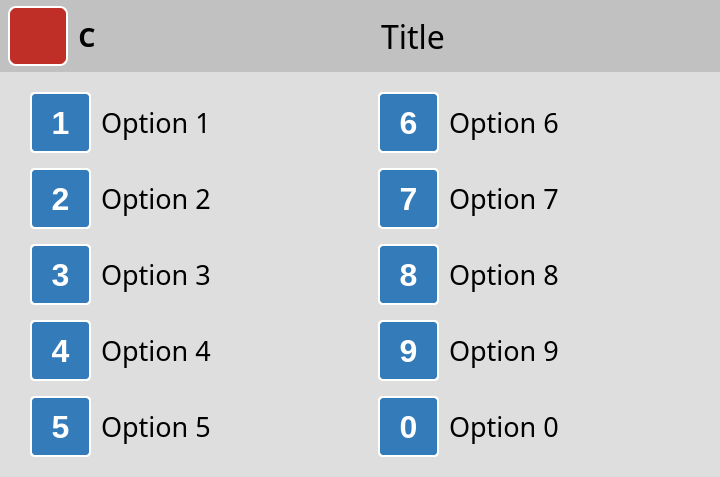
<?xml version="1.0" encoding="UTF-8"?>
<ui version="4.0">
 <class>Form</class>
 <widget class="QWidget" name="Form">
  <property name="geometry">
   <rect>
    <x>0</x>
    <y>0</y>
    <width>720</width>
    <height>477</height>
   </rect>
  </property>
  <property name="maximumSize">
   <size>
    <width>16777215</width>
    <height>16777215</height>
   </size>
  </property>
  <property name="windowTitle">
   <string>Form</string>
  </property>
  <property name="styleSheet">
   <string notr="true">background-color:#DEDEDE;</string>
  </property>
  <layout class="QVBoxLayout" name="verticalLayout" stretch="0,0">
   <property name="spacing">
    <number>0</number>
   </property>
   <property name="leftMargin">
    <number>0</number>
   </property>
   <property name="topMargin">
    <number>0</number>
   </property>
   <property name="rightMargin">
    <number>0</number>
   </property>
   <property name="bottomMargin">
    <number>0</number>
   </property>
   <item>
    <widget class="QFrame" name="frame_25">
     <property name="minimumSize">
      <size>
       <width>0</width>
       <height>72</height>
      </size>
     </property>
     <property name="maximumSize">
      <size>
       <width>16777215</width>
       <height>72</height>
      </size>
     </property>
     <property name="styleSheet">
      <string notr="true">background-color: #C1C1c1</string>
     </property>
     <property name="frameShape">
      <enum>QFrame::NoFrame</enum>
     </property>
     <property name="frameShadow">
      <enum>QFrame::Plain</enum>
     </property>
     <property name="lineWidth">
      <number>0</number>
     </property>
     <layout class="QHBoxLayout" name="horizontalLayout_15">
      <property name="spacing">
       <number>8</number>
      </property>
      <property name="leftMargin">
       <number>8</number>
      </property>
      <property name="topMargin">
       <number>0</number>
      </property>
      <property name="rightMargin">
       <number>8</number>
      </property>
      <property name="bottomMargin">
       <number>0</number>
      </property>
      <item>
       <widget class="QFrame" name="frame_btn_c_out">
        <property name="minimumSize">
         <size>
          <width>98</width>
          <height>0</height>
         </size>
        </property>
        <property name="maximumSize">
         <size>
          <width>98</width>
          <height>16777215</height>
         </size>
        </property>
        <property name="styleSheet">
         <string notr="true"/>
        </property>
        <property name="frameShape">
         <enum>QFrame::NoFrame</enum>
        </property>
        <property name="frameShadow">
         <enum>QFrame::Raised</enum>
        </property>
        <layout class="QHBoxLayout" name="horizontalLayout_16">
         <property name="spacing">
          <number>10</number>
         </property>
         <property name="leftMargin">
          <number>0</number>
         </property>
         <property name="topMargin">
          <number>0</number>
         </property>
         <property name="rightMargin">
          <number>0</number>
         </property>
         <property name="bottomMargin">
          <number>0</number>
         </property>
         <item>
          <widget class="QFrame" name="frame_btn_c">
           <property name="minimumSize">
            <size>
             <width>60</width>
             <height>60</height>
            </size>
           </property>
           <property name="maximumSize">
            <size>
             <width>60</width>
             <height>60</height>
            </size>
           </property>
           <property name="styleSheet">
            <string notr="true">background-color: #BF2E27;
color: white;
border: 2px solid white;
border-radius: 8px;</string>
           </property>
           <property name="frameShape">
            <enum>QFrame::StyledPanel</enum>
           </property>
           <property name="frameShadow">
            <enum>QFrame::Raised</enum>
           </property>
           <layout class="QGridLayout" name="gridLayout_14">
            <item row="1" column="1">
             <widget class="QLabel" name="icon_btn_c">
              <property name="font">
               <font>
                <pointsize>24</pointsize>
               </font>
              </property>
              <property name="styleSheet">
               <string notr="true">border: None;</string>
              </property>
              <property name="text">
               <string/>
              </property>
              <property name="pixmap">
               <pixmap>../img/32/white/close-fill.svg</pixmap>
              </property>
              <property name="alignment">
               <set>Qt::AlignCenter</set>
              </property>
             </widget>
            </item>
           </layout>
          </widget>
         </item>
         <item>
          <widget class="QLabel" name="label_btn_c">
           <property name="minimumSize">
            <size>
             <width>18</width>
             <height>0</height>
            </size>
           </property>
           <property name="maximumSize">
            <size>
             <width>18</width>
             <height>16777215</height>
            </size>
           </property>
           <property name="font">
            <font>
             <family>Ubuntu Condensed</family>
             <pointsize>20</pointsize>
             <weight>75</weight>
             <bold>true</bold>
            </font>
           </property>
           <property name="styleSheet">
            <string notr="true">border: None;</string>
           </property>
           <property name="text">
            <string>C</string>
           </property>
           <property name="alignment">
            <set>Qt::AlignCenter</set>
           </property>
          </widget>
         </item>
         <item>
          <spacer name="horizontalSpacer">
           <property name="orientation">
            <enum>Qt::Horizontal</enum>
           </property>
           <property name="sizeHint" stdset="0">
            <size>
             <width>40</width>
             <height>20</height>
            </size>
           </property>
          </spacer>
         </item>
        </layout>
       </widget>
      </item>
      <item>
       <widget class="QFrame" name="spacer_c">
        <property name="minimumSize">
         <size>
          <width>98</width>
          <height>0</height>
         </size>
        </property>
        <property name="maximumSize">
         <size>
          <width>84</width>
          <height>22</height>
         </size>
        </property>
        <property name="frameShape">
         <enum>QFrame::NoFrame</enum>
        </property>
        <property name="frameShadow">
         <enum>QFrame::Raised</enum>
        </property>
       </widget>
      </item>
      <item>
       <spacer name="horizontalSpacer_23">
        <property name="orientation">
         <enum>Qt::Horizontal</enum>
        </property>
        <property name="sizeHint" stdset="0">
         <size>
          <width>40</width>
          <height>20</height>
         </size>
        </property>
       </spacer>
      </item>
      <item>
       <widget class="QLabel" name="label_title">
        <property name="font">
         <font>
          <family>Ubuntu Condensed</family>
          <pointsize>24</pointsize>
          <weight>50</weight>
          <italic>false</italic>
          <bold>false</bold>
         </font>
        </property>
        <property name="text">
         <string>Title</string>
        </property>
        <property name="indent">
         <number>0</number>
        </property>
       </widget>
      </item>
      <item>
       <spacer name="horizontalSpacer_24">
        <property name="orientation">
         <enum>Qt::Horizontal</enum>
        </property>
        <property name="sizeHint" stdset="0">
         <size>
          <width>40</width>
          <height>20</height>
         </size>
        </property>
       </spacer>
      </item>
      <item>
       <widget class="QFrame" name="spacer_d">
        <property name="minimumSize">
         <size>
          <width>98</width>
          <height>0</height>
         </size>
        </property>
        <property name="maximumSize">
         <size>
          <width>84</width>
          <height>22</height>
         </size>
        </property>
        <property name="frameShape">
         <enum>QFrame::NoFrame</enum>
        </property>
        <property name="frameShadow">
         <enum>QFrame::Raised</enum>
        </property>
       </widget>
      </item>
     </layout>
    </widget>
   </item>
   <item>
    <widget class="QFrame" name="frame">
     <property name="frameShape">
      <enum>QFrame::NoFrame</enum>
     </property>
     <property name="frameShadow">
      <enum>QFrame::Raised</enum>
     </property>
     <layout class="QGridLayout" name="gridLayout">
      <property name="leftMargin">
       <number>20</number>
      </property>
      <property name="topMargin">
       <number>20</number>
      </property>
      <property name="rightMargin">
       <number>20</number>
      </property>
      <property name="bottomMargin">
       <number>20</number>
      </property>
      <property name="spacing">
       <number>15</number>
      </property>
      <item row="3" column="0">
       <widget class="QFrame" name="frame_btn_4_out">
        <property name="frameShape">
         <enum>QFrame::NoFrame</enum>
        </property>
        <property name="frameShadow">
         <enum>QFrame::Raised</enum>
        </property>
        <layout class="QHBoxLayout" name="horizontalLayout_4">
         <property name="spacing">
          <number>0</number>
         </property>
         <property name="leftMargin">
          <number>10</number>
         </property>
         <property name="topMargin">
          <number>0</number>
         </property>
         <property name="rightMargin">
          <number>0</number>
         </property>
         <property name="bottomMargin">
          <number>0</number>
         </property>
         <item>
          <widget class="QFrame" name="frame_btn_4">
           <property name="minimumSize">
            <size>
             <width>61</width>
             <height>61</height>
            </size>
           </property>
           <property name="maximumSize">
            <size>
             <width>61</width>
             <height>61</height>
            </size>
           </property>
           <property name="styleSheet">
            <string notr="true">background-color:#347bba;
border-radius: 5px;
border: 2px solid white;</string>
           </property>
           <property name="frameShape">
            <enum>QFrame::StyledPanel</enum>
           </property>
           <property name="frameShadow">
            <enum>QFrame::Raised</enum>
           </property>
           <widget class="QLabel" name="label_btn_4">
            <property name="geometry">
             <rect>
              <x>0</x>
              <y>0</y>
              <width>61</width>
              <height>61</height>
             </rect>
            </property>
            <property name="font">
             <font>
              <family>Ubuntu</family>
              <pointsize>24</pointsize>
              <weight>75</weight>
              <bold>true</bold>
             </font>
            </property>
            <property name="styleSheet">
             <string notr="true">color:white</string>
            </property>
            <property name="text">
             <string>4</string>
            </property>
            <property name="alignment">
             <set>Qt::AlignCenter</set>
            </property>
           </widget>
          </widget>
         </item>
         <item>
          <widget class="QLabel" name="label_4">
           <property name="font">
            <font>
             <family>Ubuntu Condensed</family>
             <pointsize>20</pointsize>
            </font>
           </property>
           <property name="text">
            <string>Option 4</string>
           </property>
           <property name="alignment">
            <set>Qt::AlignLeading|Qt::AlignLeft|Qt::AlignVCenter</set>
           </property>
           <property name="margin">
            <number>0</number>
           </property>
           <property name="indent">
            <number>10</number>
           </property>
          </widget>
         </item>
        </layout>
       </widget>
      </item>
      <item row="4" column="0">
       <widget class="QFrame" name="frame_btn_5_out">
        <property name="frameShape">
         <enum>QFrame::NoFrame</enum>
        </property>
        <property name="frameShadow">
         <enum>QFrame::Raised</enum>
        </property>
        <layout class="QHBoxLayout" name="horizontalLayout_5">
         <property name="spacing">
          <number>0</number>
         </property>
         <property name="leftMargin">
          <number>10</number>
         </property>
         <property name="topMargin">
          <number>0</number>
         </property>
         <property name="rightMargin">
          <number>0</number>
         </property>
         <property name="bottomMargin">
          <number>0</number>
         </property>
         <item>
          <widget class="QFrame" name="frame_btn_5">
           <property name="minimumSize">
            <size>
             <width>61</width>
             <height>61</height>
            </size>
           </property>
           <property name="maximumSize">
            <size>
             <width>61</width>
             <height>61</height>
            </size>
           </property>
           <property name="styleSheet">
            <string notr="true">background-color:#347bba;
border-radius: 5px;
border: 2px solid white;</string>
           </property>
           <property name="frameShape">
            <enum>QFrame::StyledPanel</enum>
           </property>
           <property name="frameShadow">
            <enum>QFrame::Raised</enum>
           </property>
           <widget class="QLabel" name="label_btn_5">
            <property name="geometry">
             <rect>
              <x>0</x>
              <y>0</y>
              <width>61</width>
              <height>61</height>
             </rect>
            </property>
            <property name="font">
             <font>
              <family>Ubuntu</family>
              <pointsize>24</pointsize>
              <weight>75</weight>
              <bold>true</bold>
             </font>
            </property>
            <property name="styleSheet">
             <string notr="true">color:white</string>
            </property>
            <property name="text">
             <string>5</string>
            </property>
            <property name="alignment">
             <set>Qt::AlignCenter</set>
            </property>
           </widget>
          </widget>
         </item>
         <item>
          <widget class="QLabel" name="label_5">
           <property name="font">
            <font>
             <family>Ubuntu Condensed</family>
             <pointsize>20</pointsize>
            </font>
           </property>
           <property name="text">
            <string>Option 5</string>
           </property>
           <property name="alignment">
            <set>Qt::AlignLeading|Qt::AlignLeft|Qt::AlignVCenter</set>
           </property>
           <property name="margin">
            <number>0</number>
           </property>
           <property name="indent">
            <number>10</number>
           </property>
          </widget>
         </item>
        </layout>
       </widget>
      </item>
      <item row="0" column="0">
       <widget class="QFrame" name="frame_btn_1_out">
        <property name="frameShape">
         <enum>QFrame::NoFrame</enum>
        </property>
        <property name="frameShadow">
         <enum>QFrame::Raised</enum>
        </property>
        <layout class="QHBoxLayout" name="horizontalLayout">
         <property name="spacing">
          <number>0</number>
         </property>
         <property name="leftMargin">
          <number>10</number>
         </property>
         <property name="topMargin">
          <number>0</number>
         </property>
         <property name="rightMargin">
          <number>0</number>
         </property>
         <property name="bottomMargin">
          <number>0</number>
         </property>
         <item>
          <widget class="QFrame" name="frame_btn_1">
           <property name="minimumSize">
            <size>
             <width>61</width>
             <height>61</height>
            </size>
           </property>
           <property name="maximumSize">
            <size>
             <width>61</width>
             <height>61</height>
            </size>
           </property>
           <property name="styleSheet">
            <string notr="true">background-color:#347bba;
border-radius: 5px;
border: 2px solid white;</string>
           </property>
           <property name="frameShape">
            <enum>QFrame::StyledPanel</enum>
           </property>
           <property name="frameShadow">
            <enum>QFrame::Raised</enum>
           </property>
           <widget class="QLabel" name="label_btn_1">
            <property name="geometry">
             <rect>
              <x>0</x>
              <y>0</y>
              <width>61</width>
              <height>61</height>
             </rect>
            </property>
            <property name="font">
             <font>
              <family>Ubuntu</family>
              <pointsize>24</pointsize>
              <weight>75</weight>
              <bold>true</bold>
             </font>
            </property>
            <property name="styleSheet">
             <string notr="true">color:white</string>
            </property>
            <property name="text">
             <string>1</string>
            </property>
            <property name="alignment">
             <set>Qt::AlignCenter</set>
            </property>
           </widget>
          </widget>
         </item>
         <item>
          <widget class="QLabel" name="label_1">
           <property name="font">
            <font>
             <family>Ubuntu Condensed</family>
             <pointsize>20</pointsize>
            </font>
           </property>
           <property name="text">
            <string>Option 1</string>
           </property>
           <property name="alignment">
            <set>Qt::AlignLeading|Qt::AlignLeft|Qt::AlignVCenter</set>
           </property>
           <property name="margin">
            <number>0</number>
           </property>
           <property name="indent">
            <number>10</number>
           </property>
          </widget>
         </item>
        </layout>
       </widget>
      </item>
      <item row="1" column="0">
       <widget class="QFrame" name="frame_btn_2_out">
        <property name="frameShape">
         <enum>QFrame::NoFrame</enum>
        </property>
        <property name="frameShadow">
         <enum>QFrame::Raised</enum>
        </property>
        <layout class="QHBoxLayout" name="horizontalLayout_2">
         <property name="spacing">
          <number>0</number>
         </property>
         <property name="leftMargin">
          <number>10</number>
         </property>
         <property name="topMargin">
          <number>0</number>
         </property>
         <property name="rightMargin">
          <number>0</number>
         </property>
         <property name="bottomMargin">
          <number>0</number>
         </property>
         <item>
          <widget class="QFrame" name="frame_btn_2">
           <property name="minimumSize">
            <size>
             <width>61</width>
             <height>61</height>
            </size>
           </property>
           <property name="maximumSize">
            <size>
             <width>61</width>
             <height>61</height>
            </size>
           </property>
           <property name="styleSheet">
            <string notr="true">background-color:#347bba;
border-radius: 5px;
border: 2px solid white;</string>
           </property>
           <property name="frameShape">
            <enum>QFrame::StyledPanel</enum>
           </property>
           <property name="frameShadow">
            <enum>QFrame::Raised</enum>
           </property>
           <widget class="QLabel" name="label_btn_2">
            <property name="geometry">
             <rect>
              <x>0</x>
              <y>0</y>
              <width>61</width>
              <height>61</height>
             </rect>
            </property>
            <property name="font">
             <font>
              <family>Ubuntu</family>
              <pointsize>24</pointsize>
              <weight>75</weight>
              <bold>true</bold>
             </font>
            </property>
            <property name="styleSheet">
             <string notr="true">color:white</string>
            </property>
            <property name="text">
             <string>2</string>
            </property>
            <property name="alignment">
             <set>Qt::AlignCenter</set>
            </property>
           </widget>
          </widget>
         </item>
         <item>
          <widget class="QLabel" name="label_2">
           <property name="font">
            <font>
             <family>Ubuntu Condensed</family>
             <pointsize>20</pointsize>
            </font>
           </property>
           <property name="text">
            <string>Option 2</string>
           </property>
           <property name="alignment">
            <set>Qt::AlignLeading|Qt::AlignLeft|Qt::AlignVCenter</set>
           </property>
           <property name="margin">
            <number>0</number>
           </property>
           <property name="indent">
            <number>10</number>
           </property>
          </widget>
         </item>
        </layout>
       </widget>
      </item>
      <item row="2" column="0">
       <widget class="QFrame" name="frame_btn_3_out">
        <property name="frameShape">
         <enum>QFrame::NoFrame</enum>
        </property>
        <property name="frameShadow">
         <enum>QFrame::Raised</enum>
        </property>
        <layout class="QHBoxLayout" name="horizontalLayout_3">
         <property name="spacing">
          <number>0</number>
         </property>
         <property name="leftMargin">
          <number>10</number>
         </property>
         <property name="topMargin">
          <number>0</number>
         </property>
         <property name="rightMargin">
          <number>0</number>
         </property>
         <property name="bottomMargin">
          <number>0</number>
         </property>
         <item>
          <widget class="QFrame" name="frame_btn_3">
           <property name="minimumSize">
            <size>
             <width>61</width>
             <height>61</height>
            </size>
           </property>
           <property name="maximumSize">
            <size>
             <width>61</width>
             <height>61</height>
            </size>
           </property>
           <property name="styleSheet">
            <string notr="true">background-color:#347bba;
border-radius: 5px;
border: 2px solid white;</string>
           </property>
           <property name="frameShape">
            <enum>QFrame::StyledPanel</enum>
           </property>
           <property name="frameShadow">
            <enum>QFrame::Raised</enum>
           </property>
           <widget class="QLabel" name="label_btn_3">
            <property name="geometry">
             <rect>
              <x>0</x>
              <y>0</y>
              <width>61</width>
              <height>61</height>
             </rect>
            </property>
            <property name="font">
             <font>
              <family>Ubuntu</family>
              <pointsize>24</pointsize>
              <weight>75</weight>
              <bold>true</bold>
             </font>
            </property>
            <property name="styleSheet">
             <string notr="true">color:white</string>
            </property>
            <property name="text">
             <string>3</string>
            </property>
            <property name="alignment">
             <set>Qt::AlignCenter</set>
            </property>
           </widget>
          </widget>
         </item>
         <item>
          <widget class="QLabel" name="label_3">
           <property name="font">
            <font>
             <family>Ubuntu Condensed</family>
             <pointsize>20</pointsize>
            </font>
           </property>
           <property name="text">
            <string>Option 3</string>
           </property>
           <property name="alignment">
            <set>Qt::AlignLeading|Qt::AlignLeft|Qt::AlignVCenter</set>
           </property>
           <property name="margin">
            <number>0</number>
           </property>
           <property name="indent">
            <number>10</number>
           </property>
          </widget>
         </item>
        </layout>
       </widget>
      </item>
      <item row="0" column="1">
       <widget class="QFrame" name="frame_btn_6_out">
        <property name="frameShape">
         <enum>QFrame::NoFrame</enum>
        </property>
        <property name="frameShadow">
         <enum>QFrame::Raised</enum>
        </property>
        <layout class="QHBoxLayout" name="horizontalLayout_6">
         <property name="spacing">
          <number>0</number>
         </property>
         <property name="leftMargin">
          <number>10</number>
         </property>
         <property name="topMargin">
          <number>0</number>
         </property>
         <property name="rightMargin">
          <number>0</number>
         </property>
         <property name="bottomMargin">
          <number>0</number>
         </property>
         <item>
          <widget class="QFrame" name="frame_btn_6">
           <property name="minimumSize">
            <size>
             <width>61</width>
             <height>61</height>
            </size>
           </property>
           <property name="maximumSize">
            <size>
             <width>61</width>
             <height>61</height>
            </size>
           </property>
           <property name="styleSheet">
            <string notr="true">background-color:#347bba;
border-radius: 5px;
border: 2px solid white;</string>
           </property>
           <property name="frameShape">
            <enum>QFrame::StyledPanel</enum>
           </property>
           <property name="frameShadow">
            <enum>QFrame::Raised</enum>
           </property>
           <widget class="QLabel" name="label_btn_6">
            <property name="geometry">
             <rect>
              <x>0</x>
              <y>0</y>
              <width>61</width>
              <height>61</height>
             </rect>
            </property>
            <property name="font">
             <font>
              <family>Ubuntu</family>
              <pointsize>24</pointsize>
              <weight>75</weight>
              <bold>true</bold>
             </font>
            </property>
            <property name="styleSheet">
             <string notr="true">color:white</string>
            </property>
            <property name="text">
             <string>6</string>
            </property>
            <property name="alignment">
             <set>Qt::AlignCenter</set>
            </property>
           </widget>
          </widget>
         </item>
         <item>
          <widget class="QLabel" name="label_6">
           <property name="font">
            <font>
             <family>Ubuntu Condensed</family>
             <pointsize>20</pointsize>
            </font>
           </property>
           <property name="text">
            <string>Option 6</string>
           </property>
           <property name="alignment">
            <set>Qt::AlignLeading|Qt::AlignLeft|Qt::AlignVCenter</set>
           </property>
           <property name="margin">
            <number>0</number>
           </property>
           <property name="indent">
            <number>10</number>
           </property>
          </widget>
         </item>
        </layout>
       </widget>
      </item>
      <item row="1" column="1">
       <widget class="QFrame" name="frame_btn_7_out">
        <property name="frameShape">
         <enum>QFrame::NoFrame</enum>
        </property>
        <property name="frameShadow">
         <enum>QFrame::Raised</enum>
        </property>
        <layout class="QHBoxLayout" name="horizontalLayout_7">
         <property name="spacing">
          <number>0</number>
         </property>
         <property name="leftMargin">
          <number>10</number>
         </property>
         <property name="topMargin">
          <number>0</number>
         </property>
         <property name="rightMargin">
          <number>0</number>
         </property>
         <property name="bottomMargin">
          <number>0</number>
         </property>
         <item>
          <widget class="QFrame" name="frame_btn_7">
           <property name="minimumSize">
            <size>
             <width>61</width>
             <height>61</height>
            </size>
           </property>
           <property name="maximumSize">
            <size>
             <width>61</width>
             <height>61</height>
            </size>
           </property>
           <property name="styleSheet">
            <string notr="true">background-color:#347bba;
border-radius: 5px;
border: 2px solid white;</string>
           </property>
           <property name="frameShape">
            <enum>QFrame::StyledPanel</enum>
           </property>
           <property name="frameShadow">
            <enum>QFrame::Raised</enum>
           </property>
           <widget class="QLabel" name="label_btn_7">
            <property name="geometry">
             <rect>
              <x>0</x>
              <y>0</y>
              <width>61</width>
              <height>61</height>
             </rect>
            </property>
            <property name="font">
             <font>
              <family>Ubuntu</family>
              <pointsize>24</pointsize>
              <weight>75</weight>
              <bold>true</bold>
             </font>
            </property>
            <property name="styleSheet">
             <string notr="true">color:white</string>
            </property>
            <property name="text">
             <string>7</string>
            </property>
            <property name="alignment">
             <set>Qt::AlignCenter</set>
            </property>
           </widget>
          </widget>
         </item>
         <item>
          <widget class="QLabel" name="label_7">
           <property name="font">
            <font>
             <family>Ubuntu Condensed</family>
             <pointsize>20</pointsize>
            </font>
           </property>
           <property name="text">
            <string>Option 7</string>
           </property>
           <property name="alignment">
            <set>Qt::AlignLeading|Qt::AlignLeft|Qt::AlignVCenter</set>
           </property>
           <property name="margin">
            <number>0</number>
           </property>
           <property name="indent">
            <number>10</number>
           </property>
          </widget>
         </item>
        </layout>
       </widget>
      </item>
      <item row="2" column="1">
       <widget class="QFrame" name="frame_btn_8_out">
        <property name="frameShape">
         <enum>QFrame::NoFrame</enum>
        </property>
        <property name="frameShadow">
         <enum>QFrame::Raised</enum>
        </property>
        <layout class="QHBoxLayout" name="horizontalLayout_8">
         <property name="spacing">
          <number>0</number>
         </property>
         <property name="leftMargin">
          <number>10</number>
         </property>
         <property name="topMargin">
          <number>0</number>
         </property>
         <property name="rightMargin">
          <number>0</number>
         </property>
         <property name="bottomMargin">
          <number>0</number>
         </property>
         <item>
          <widget class="QFrame" name="frame_btn_8">
           <property name="minimumSize">
            <size>
             <width>61</width>
             <height>61</height>
            </size>
           </property>
           <property name="maximumSize">
            <size>
             <width>61</width>
             <height>61</height>
            </size>
           </property>
           <property name="styleSheet">
            <string notr="true">background-color:#347bba;
border-radius: 5px;
border: 2px solid white;</string>
           </property>
           <property name="frameShape">
            <enum>QFrame::StyledPanel</enum>
           </property>
           <property name="frameShadow">
            <enum>QFrame::Raised</enum>
           </property>
           <widget class="QLabel" name="label_btn_8">
            <property name="geometry">
             <rect>
              <x>0</x>
              <y>0</y>
              <width>61</width>
              <height>61</height>
             </rect>
            </property>
            <property name="font">
             <font>
              <family>Ubuntu</family>
              <pointsize>24</pointsize>
              <weight>75</weight>
              <bold>true</bold>
             </font>
            </property>
            <property name="styleSheet">
             <string notr="true">color:white</string>
            </property>
            <property name="text">
             <string>8</string>
            </property>
            <property name="alignment">
             <set>Qt::AlignCenter</set>
            </property>
           </widget>
          </widget>
         </item>
         <item>
          <widget class="QLabel" name="label_8">
           <property name="font">
            <font>
             <family>Ubuntu Condensed</family>
             <pointsize>20</pointsize>
            </font>
           </property>
           <property name="text">
            <string>Option 8</string>
           </property>
           <property name="alignment">
            <set>Qt::AlignLeading|Qt::AlignLeft|Qt::AlignVCenter</set>
           </property>
           <property name="margin">
            <number>0</number>
           </property>
           <property name="indent">
            <number>10</number>
           </property>
          </widget>
         </item>
        </layout>
       </widget>
      </item>
      <item row="3" column="1">
       <widget class="QFrame" name="frame_btn_9_out">
        <property name="frameShape">
         <enum>QFrame::NoFrame</enum>
        </property>
        <property name="frameShadow">
         <enum>QFrame::Raised</enum>
        </property>
        <layout class="QHBoxLayout" name="horizontalLayout_9">
         <property name="spacing">
          <number>0</number>
         </property>
         <property name="leftMargin">
          <number>10</number>
         </property>
         <property name="topMargin">
          <number>0</number>
         </property>
         <property name="rightMargin">
          <number>0</number>
         </property>
         <property name="bottomMargin">
          <number>0</number>
         </property>
         <item>
          <widget class="QFrame" name="frame_btn_9">
           <property name="minimumSize">
            <size>
             <width>61</width>
             <height>61</height>
            </size>
           </property>
           <property name="maximumSize">
            <size>
             <width>61</width>
             <height>61</height>
            </size>
           </property>
           <property name="styleSheet">
            <string notr="true">background-color:#347bba;
border-radius: 5px;
border: 2px solid white;</string>
           </property>
           <property name="frameShape">
            <enum>QFrame::StyledPanel</enum>
           </property>
           <property name="frameShadow">
            <enum>QFrame::Raised</enum>
           </property>
           <widget class="QLabel" name="label_btn_9">
            <property name="geometry">
             <rect>
              <x>0</x>
              <y>0</y>
              <width>61</width>
              <height>61</height>
             </rect>
            </property>
            <property name="font">
             <font>
              <family>Ubuntu</family>
              <pointsize>24</pointsize>
              <weight>75</weight>
              <bold>true</bold>
             </font>
            </property>
            <property name="styleSheet">
             <string notr="true">color:white</string>
            </property>
            <property name="text">
             <string>9</string>
            </property>
            <property name="alignment">
             <set>Qt::AlignCenter</set>
            </property>
           </widget>
          </widget>
         </item>
         <item>
          <widget class="QLabel" name="label_9">
           <property name="font">
            <font>
             <family>Ubuntu Condensed</family>
             <pointsize>20</pointsize>
            </font>
           </property>
           <property name="text">
            <string>Option 9</string>
           </property>
           <property name="alignment">
            <set>Qt::AlignLeading|Qt::AlignLeft|Qt::AlignVCenter</set>
           </property>
           <property name="margin">
            <number>0</number>
           </property>
           <property name="indent">
            <number>10</number>
           </property>
          </widget>
         </item>
        </layout>
       </widget>
      </item>
      <item row="4" column="1">
       <widget class="QFrame" name="frame_btn_10_out">
        <property name="frameShape">
         <enum>QFrame::NoFrame</enum>
        </property>
        <property name="frameShadow">
         <enum>QFrame::Raised</enum>
        </property>
        <layout class="QHBoxLayout" name="horizontalLayout_10">
         <property name="spacing">
          <number>0</number>
         </property>
         <property name="leftMargin">
          <number>10</number>
         </property>
         <property name="topMargin">
          <number>0</number>
         </property>
         <property name="rightMargin">
          <number>0</number>
         </property>
         <property name="bottomMargin">
          <number>0</number>
         </property>
         <item>
          <widget class="QFrame" name="frame_btn_10">
           <property name="minimumSize">
            <size>
             <width>61</width>
             <height>61</height>
            </size>
           </property>
           <property name="maximumSize">
            <size>
             <width>61</width>
             <height>61</height>
            </size>
           </property>
           <property name="styleSheet">
            <string notr="true">background-color:#347bba;
border-radius: 5px;
border: 2px solid white;</string>
           </property>
           <property name="frameShape">
            <enum>QFrame::StyledPanel</enum>
           </property>
           <property name="frameShadow">
            <enum>QFrame::Raised</enum>
           </property>
           <widget class="QLabel" name="label_btn_10">
            <property name="geometry">
             <rect>
              <x>0</x>
              <y>0</y>
              <width>61</width>
              <height>61</height>
             </rect>
            </property>
            <property name="font">
             <font>
              <family>Ubuntu</family>
              <pointsize>24</pointsize>
              <weight>75</weight>
              <bold>true</bold>
             </font>
            </property>
            <property name="styleSheet">
             <string notr="true">color:white</string>
            </property>
            <property name="text">
             <string>0</string>
            </property>
            <property name="alignment">
             <set>Qt::AlignCenter</set>
            </property>
           </widget>
          </widget>
         </item>
         <item>
          <widget class="QLabel" name="label_10">
           <property name="font">
            <font>
             <family>Ubuntu Condensed</family>
             <pointsize>20</pointsize>
            </font>
           </property>
           <property name="text">
            <string>Option 0</string>
           </property>
           <property name="alignment">
            <set>Qt::AlignLeading|Qt::AlignLeft|Qt::AlignVCenter</set>
           </property>
           <property name="margin">
            <number>0</number>
           </property>
           <property name="indent">
            <number>10</number>
           </property>
          </widget>
         </item>
        </layout>
       </widget>
      </item>
     </layout>
    </widget>
   </item>
  </layout>
 </widget>
 <resources/>
 <connections/>
</ui>
